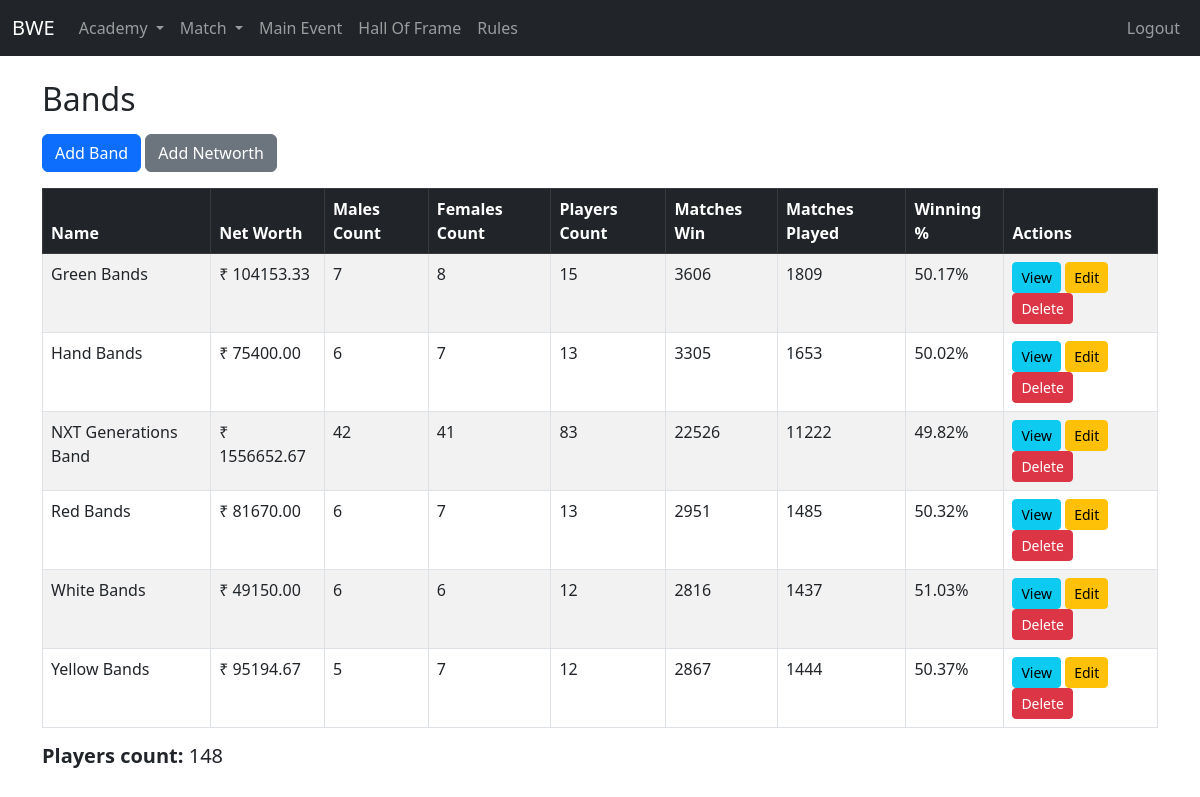
The page /academy/bands/ (signed in) on the database as committed earlier.
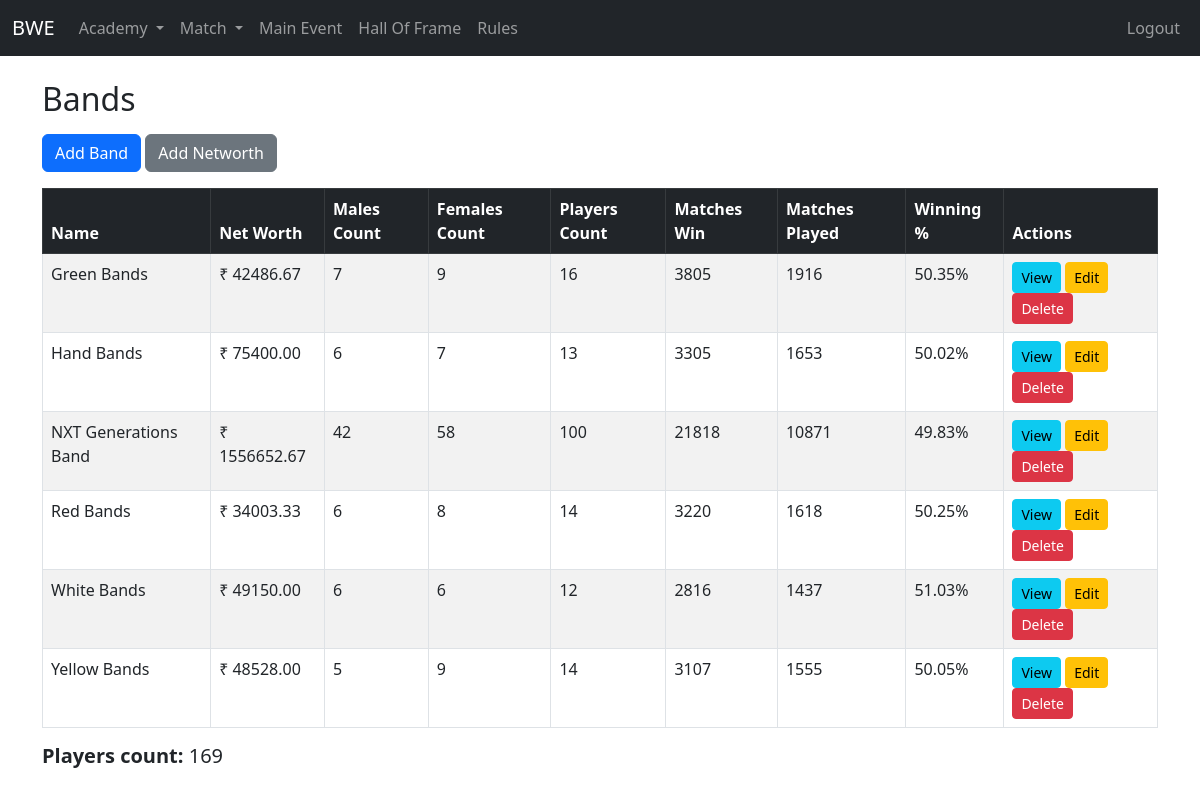
The same page on the database as committed later.
### academy/models.py (models this page shows, shortened)
class Band(models.Model):
    name = models.CharField(max_length=200)
    networth = models.FloatField(default=0)
    image_url = models.CharField(max_length=120, null=True, blank=True)
    emoji = models.CharField(max_length=5, null=True, blank=True)
    @property
    def men_count(self):
        return self.player_band.filter(gender='Male').count()
    @property
    def women_count(self):
        return self.player_band.filter(gender='Female').count()
    @property
    def player_count(self):
        return self.player_band.count()
    @property
    def matchesplayed(self):
        return self.player_band.aggregate(total=models.Sum('matchesplayed'))['total'] or 0
    @property
    def wins(self):
        return self.player_band.aggregate(total=models.Sum('wins'))['total'] or 0
    @property
    def winningpercentage(self):
        matches = self.matchesplayed
        wins = self.wins
        return round((wins / matches) * 100, 2) if matches > 0 else 0

### academy/views.py (the view)
# urls.py: path('bands/', views.band_list, name='band-list'),
@login_required
def band_list(request):
    bands = Band.objects.all().order_by('name')
    total_active_players = Player.objects.count()
    return render(request, 'academy/bands/band_list.html', {'bands': bands, 'total_active_players': total_active_players})

### academy/models.py (called while the page is built)
    def get_queryset(self):
        return super().get_queryset().filter(is_active=True)

### templates/academy/bands/band_list.html (shortened to what this page needs)
{% extends 'base.html' %}
{% block content %}
<h2 class="mb-3">Bands</h2>
<a href="{% url 'band-create' %}" class="btn btn-primary mb-3">Add Band</a>
<a href="{% url 'band-add_networth'%}" class="btn btn-secondary mb-3">Add Networth</a>
<div class="table-responsive">
<table class="table table-bordered table-striped">
  <thead class="table-dark">
    <tr>
      <th>Name</th>
      <th>Net Worth</th>
      <th>Males Count</th>
      <th>Females Count</th>
      <th>Players Count</th>
      <th>Matches Win</th>
      <th>Matches Played</th>
      <th>Winning %</th>
      <th>Actions</th>
    </tr>
  </thead>
  <tbody id="table-body">
    {% include "academy/bands/partials/table_body.html" %}
  </tbody>
</table>
<h5><strong>Players count: </strong>{{total_active_players}}</h5>
</div>
{% endblock %}

### templates/academy/bands/partials/table_body.html
{% for band in bands %}
<tr>
  <td>{{ band.name }}</td>
  <td>₹ {{ band.networth|floatformat:2 }}</td>
  <td>{{ band.men_count }}</td>
  <td>{{ band.women_count }}</td>
  <td>{{ band.player_count }}</td>
  <td>{{ band.matchesplayed }}</td>
  <td>{{ band.wins }}</td>
  <td>{{ band.winningpercentage }}%</td>
  <td>
    <a href="{% url 'band-view' band.id %}" class="btn btn-info btn-sm">View</a>
    <a href="{% url 'band-update' band.id %}" class="btn btn-warning btn-sm">Edit</a>
    <a class="btn btn-danger btn-sm"
        hx-get="{% url 'band-delete' band.id %}"
        hx-target="#dialog"
        hx-swap="innerHTML">
    Delete
    </a>
  </td>
</tr>
{% endfor %}

Rows that differ between the two databases and show on the page:
changed Band "Green Bands": networth "104153.33" → "42486.67"; women_count "8" → "9"; player_count "15" → "16"; matchesplayed "3606" → "3805"; wins "1809" → "1916"; winningpercentage "50.17" → "50.35"
computed for Band "NXT Generations Band": women_count "41" → "58"; player_count "83" → "100"; matchesplayed "22526" → "21818"; wins "11222" → "10871"; winningpercentage "49.82" → "49.83"
changed Band "Red Bands": networth "81670.00" → "34003.33"; women_count "7" → "8"; player_count "13" → "14"; matchesplayed "2951" → "3220"; wins "1485" → "1618"; winningpercentage "50.32" → "50.25"
changed Band "Yellow Bands": networth "95194.67" → "48528.00"; women_count "7" → "9"; player_count "12" → "14"; matchesplayed "2867" → "3107"; wins "1444" → "1555"; winningpercentage "50.37" → "50.05"
Other text that changed with them:
{{ total_active_players }}: "148" → "169"
